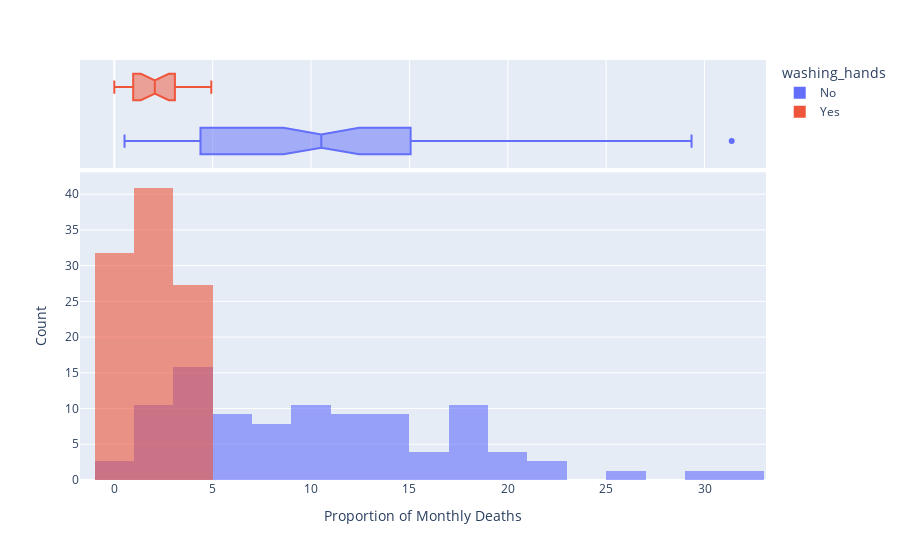

Notebook cell for this chart:
### Markdown cell above
### Use Histograms to Visualize the Monthly Distribution of Outcomes

### Code cell
hist = px.histogram(df_monthly, 
                   x='pct_deaths', 
                   color='washing_hands',
                   nbins=30,
                   opacity=0.6,
                   barmode='overlay',
                   histnorm='percent',
                   marginal='box',)
 
hist.update_layout(xaxis_title='Proportion of Monthly Deaths',
                   yaxis_title='Count',)
 
hist.show()

### Figure 1 — Plotly figure (JSON) as saved in the notebook; plotly's stock layout.template omitted (floating-point values rounded to 4 significant figures)
{"data": [{"alignmentgroup": "True", "bingroup": "x", "histnorm": "percent", "hovertemplate": "washing_hands=No<br>pct_deaths=%{x}<br>percent=%{y}<extra></extra>", "legendgroup": "No", "marker": {"color": "#636efa", "opacity": 0.6, "pattern": {"shape": ""}}, "name": "No", "nbinsx": 30, "offsetgroup": "No", "orientation": "v", "showlegend": true, "type": "histogram", "x": [14.57, 7.53, 4.33, 1.57, 0.78, 5, 8.42, 1.35, 1.88, 11.02, 22.55, 20.85, 12.22, 10.23, 10.74, 3.23, 6.59, 20.78, 25.46, 18.39, 29.34, 22.97, 31.38, 19.12, 15.97, 12.41, 11.93, 6.1, 4.08, 0.52, 1.55, 2.26, 17.6, 7.14, 8.05, 15.16, 11.28, 17.03, 17.31, 5.83, 2.68, 4.37, 6.32, 1.22, 3.23, 11.02, 10.55, 7.59, 4.74, 4.45, 4.23, 4.39, 7.14, 6.12, 3.59, 10.55, 14.84, 10.94, 10.49, 13.39, 18.09, 15.43, 18.97, 13.44, 10.15, 13.1, 18.06, 14.39, 14.96, 10.77, 5.37, 3.22, 1.92, 3.61, 18.27, 12.24], "xaxis": "x", "yaxis": "y"}, {"alignmentgroup": "True", "hovertemplate": "washing_hands=No<br>pct_deaths=%{x}<extra></extra>", "legendgroup": "No", "marker": {"color": "#636efa"}, "name": "No", "notched": true, "offsetgroup": "No", "showlegend": false, "type": "box", "x": [14.57, 7.53, 4.33, 1.57, 0.78, 5, 8.42, 1.35, 1.88, 11.02, 22.55, 20.85, 12.22, 10.23, 10.74, 3.23, 6.59, 20.78, 25.46, 18.39, 29.34, 22.97, 31.38, 19.12, 15.97, 12.41, 11.93, 6.1, 4.08, 0.52, 1.55, 2.26, 17.6, 7.14, 8.05, 15.16, 11.28, 17.03, 17.31, 5.83, 2.68, 4.37, 6.32, 1.22, 3.23, 11.02, 10.55, 7.59, 4.74, 4.45, 4.23, 4.39, 7.14, 6.12, 3.59, 10.55, 14.84, 10.94, 10.49, 13.39, 18.09, 15.43, 18.97, 13.44, 10.15, 13.1, 18.06, 14.39, 14.96, 10.77, 5.37, 3.22, 1.92, 3.61, 18.27, 12.24], "xaxis": "x2", "yaxis": "y2"}, {"alignmentgroup": "True", "bingroup": "x", "histnorm": "percent", "hovertemplate": "washing_hands=Yes<br>pct_deaths=%{x}<br>percent=%{y}<extra></extra>", "legendgroup": "Yes", "marker": {"color": "#EF553B", "opacity": 0.6, "pattern": {"shape": ""}}, "name": "Yes", "nbinsx": 30, "offsetgroup": "Yes", "orientation": "v", "showlegend": true, "type": "histogram", "x": [2.24, 1.2, 1.89, 4.58, 3.96, 4.47, 2.93, 3.53, 0.69, 0, 0.66, 0.96, 1.14, 0.37, 0, 0.96, 2.34, 2.9, 1.34, 2.23, 3.08, 4.93], "xaxis": "x", "yaxis": "y"}, {"alignmentgroup": "True", "hovertemplate": "washing_hands=Yes<br>pct_deaths=%{x}<extra></extra>", "legendgroup": "Yes", "marker": {"color": "#EF553B"}, "name": "Yes", "notched": true, "offsetgroup": "Yes", "showlegend": false, "type": "box", "x": [2.24, 1.2, 1.89, 4.58, 3.96, 4.47, 2.93, 3.53, 0.69, 0, 0.66, 0.96, 1.14, 0.37, 0, 0.96, 2.34, 2.9, 1.34, 2.23, 3.08, 4.93], "xaxis": "x2", "yaxis": "y2"}], "layout": {"barmode": "overlay", "legend": {"title": {"text": "washing_hands"}, "tracegroupgap": 0}, "margin": {"t": 60}, "xaxis": {"anchor": "y", "domain": [0, 1], "title": {"text": "Proportion of Monthly Deaths"}}, "xaxis2": {"anchor": "y2", "domain": [0, 1], "matches": "x", "showgrid": true, "showticklabels": false}, "yaxis": {"anchor": "x", "domain": [0, 0.7326], "title": {"text": "Count"}}, "yaxis2": {"anchor": "x2", "domain": [0.7426, 1], "matches": "y2", "showgrid": false, "showline": false, "showticklabels": false, "ticks": ""}}}
